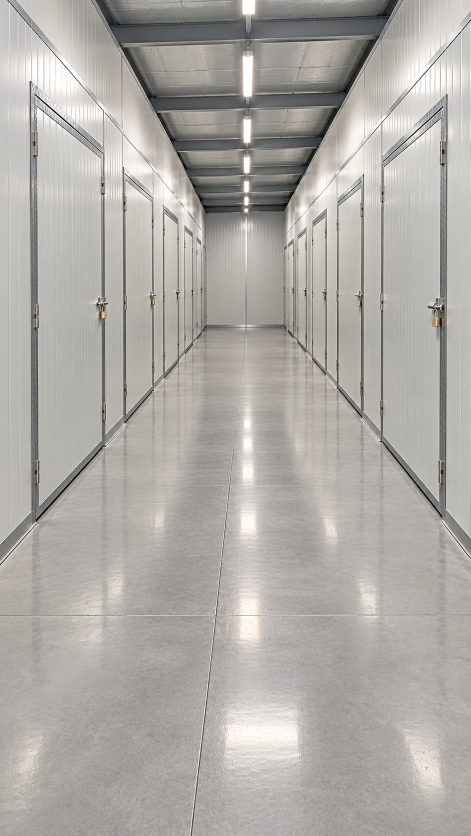
#> input picture brochure/img/corridor.jpg, 941 x 1672 px, given in place of A1_v1.png, which was not available (shown at 1/2 size)
$ python build_A2.py
#> lines starting #> are read from the running program, lines starting #| are printed output that depends on the picture
"""Rebuild A2 composite: A1 everywhere except clutter regions, which come from the Higgsfield edit
(job ec74ca33-fee2-45d2-b694-c49ed345c758). Masks: clutter_mask_half.png, man_mask_half.png (see production.md 3b).
Then run prepare_A1.py on the result (TV fix + mirror)."""
import numpy as np, cv2
A = cv2.imread('A1_v1.png').astype(np.float32); B = cv2.imread('A2_v2.png').astype(np.float32); H, W = A.shape[:2]
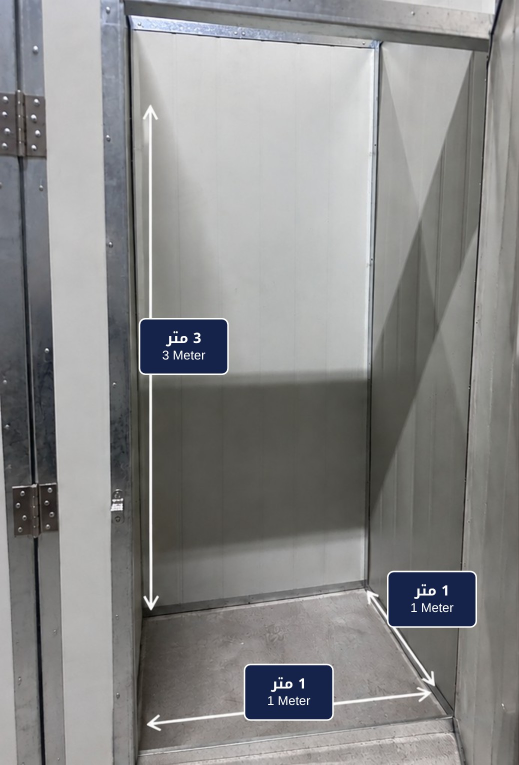
#> input picture brochure/img/u1.jpg, 1038 x 1530 px, given in place of A2_v2.png, which was not available (shown at 1/2 size)
#> after `H, W = A.shape[:2]`: H = 1672; W = 941
c = cv2.resize(cv2.imread('clutter_mask_half.png', 0), (W, H)); man = cv2.resize(cv2.imread('man_mask_half.png', 0), (W, H))
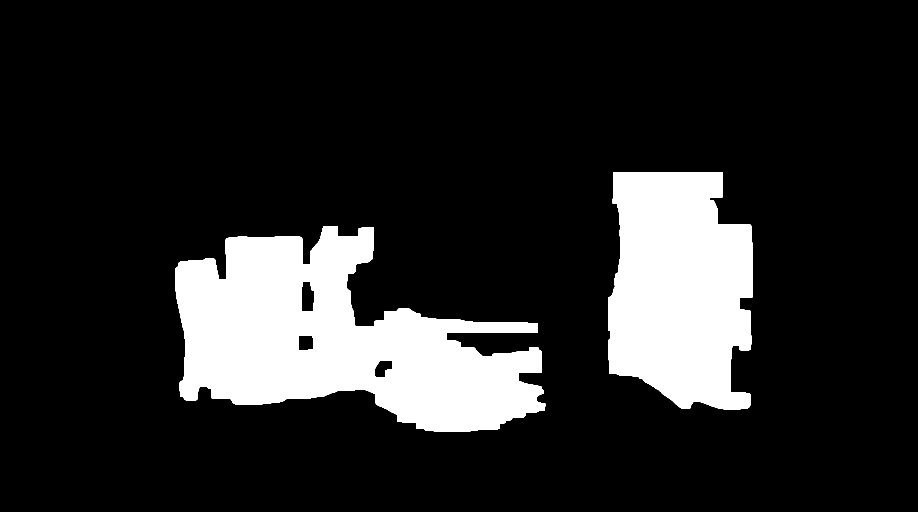
#> input picture video-ads/01-before-after/masks/clutter_mask_half.png, 2752 x 1536 px, found by its file name (shown at 1/3 size)
#> after `c = cv2.resize(cv2.imread('clutter_mask_half.png', 0), (W, H))`:
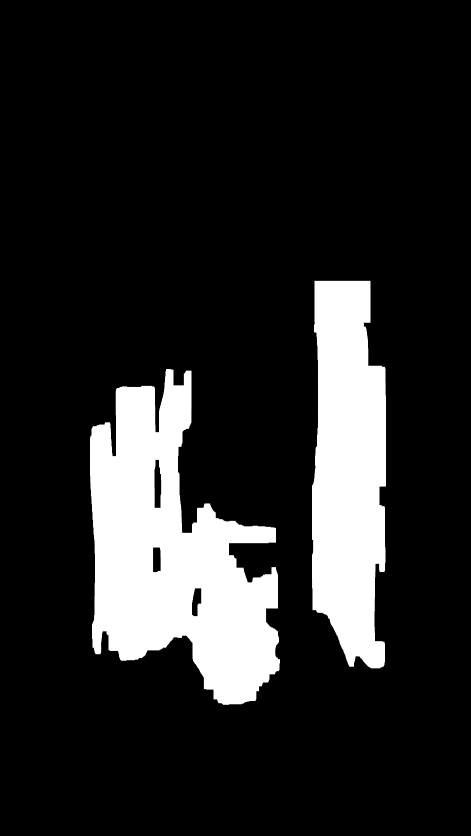
#> c: shape (1672, 941) (shown at 1/2 size); min 0, max 255, mean 38.8
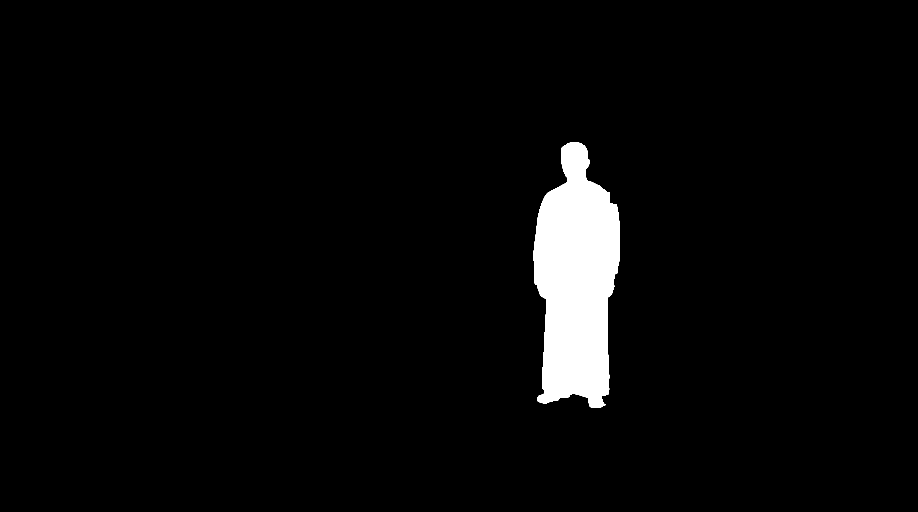
#> input picture video-ads/01-before-after/masks/man_mask_half.png, 2752 x 1536 px, found by its file name (shown at 1/3 size)
near = cv2.dilate(c, np.ones((61, 61), np.uint8))
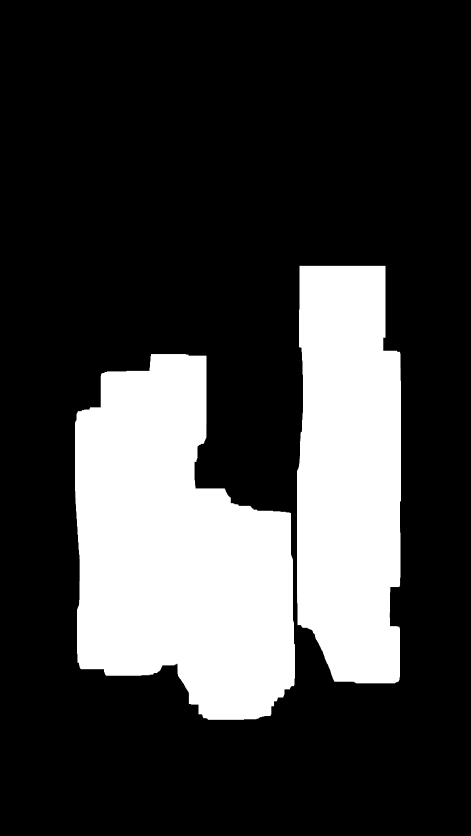
#> near: shape (1672, 941) (shown at 1/2 size); min 0, max 255, mean 62.6
ring = cv2.subtract(cv2.dilate(man, np.ones((9, 9), np.uint8)), cv2.erode(man, np.ones((13, 13), np.uint8)))
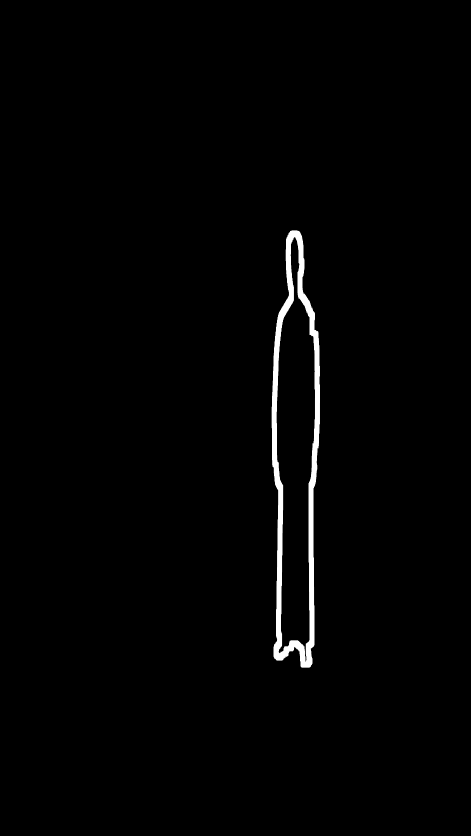
#> ring: shape (1672, 941) (shown at 1/2 size); min 0, max 255, mean 3.3
manE = cv2.erode(man, np.ones((13, 13), np.uint8))
m = np.maximum(c, cv2.bitwise_and(ring, near)).astype(np.float32) / 255
m = (cv2.GaussianBlur(m, (0, 0), 6) * (1 - cv2.GaussianBlur(manE.astype(np.float32) / 255, (0, 0), 2)))[..., None]
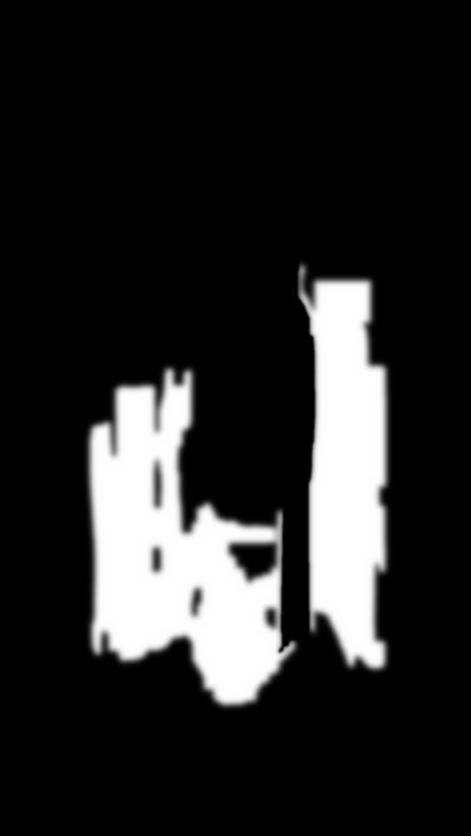
#> m: shape (1672, 941, 1) float32 (shown at 1/2 size); min 0, max 1, mean 0.156
#> (the run stopped early here; a loop or call above may not have finished)
